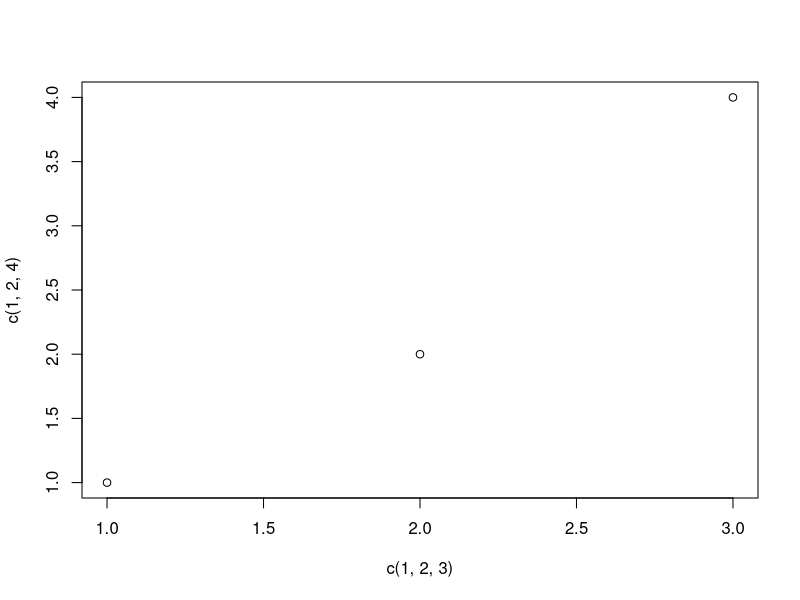
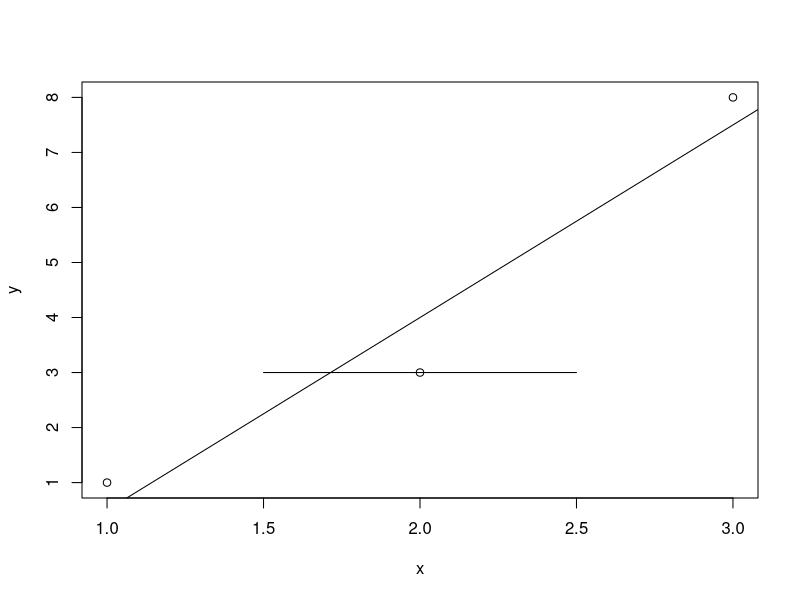
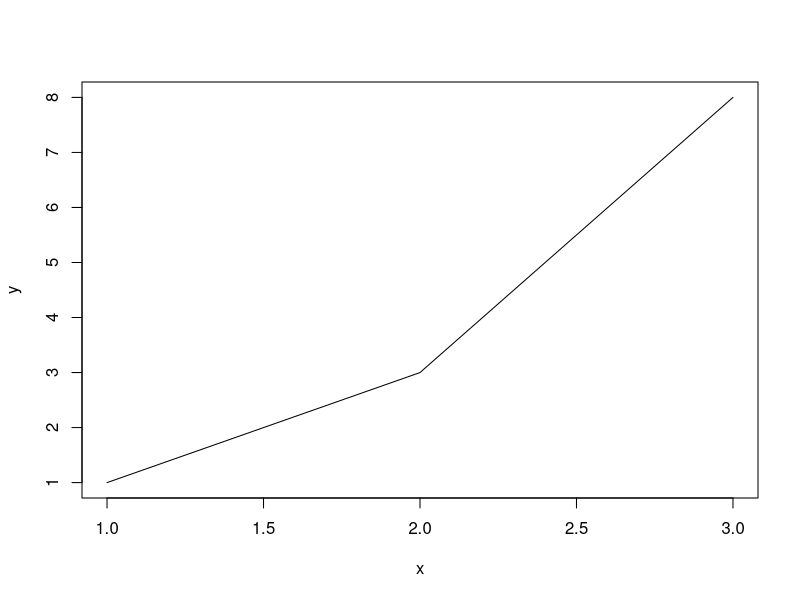
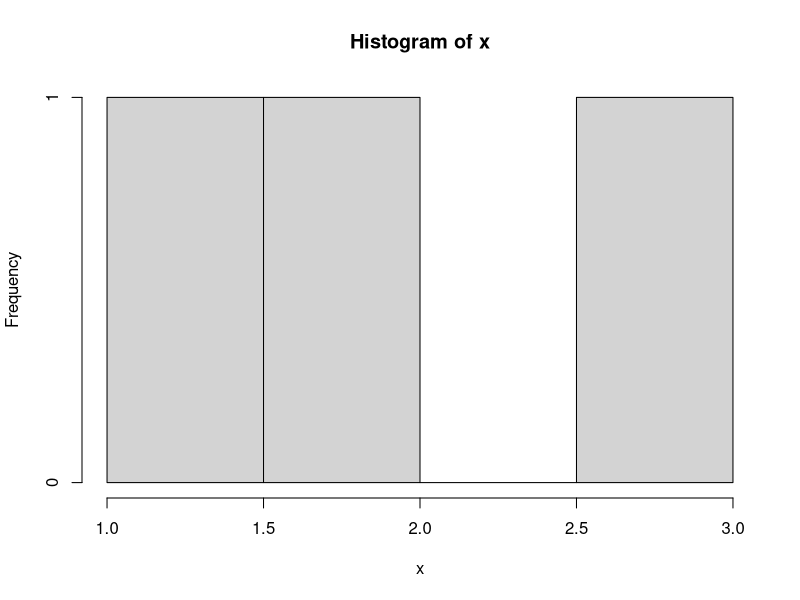
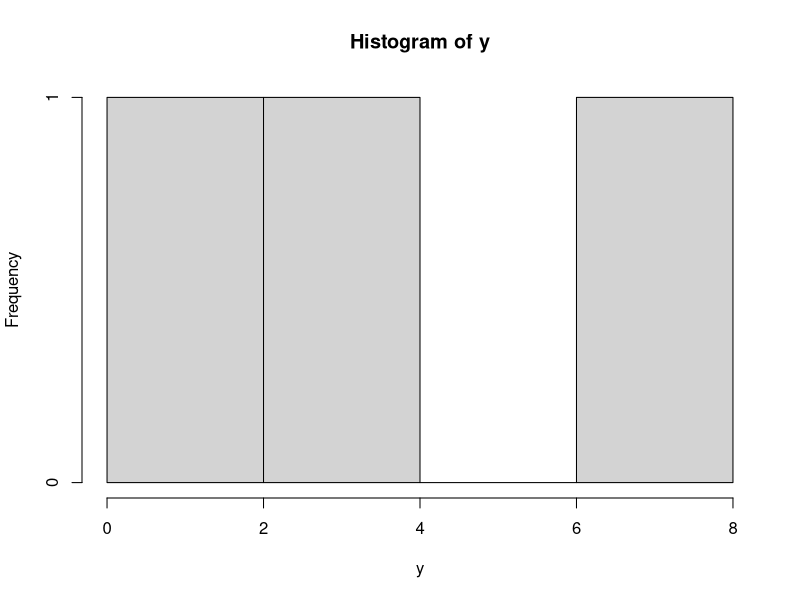
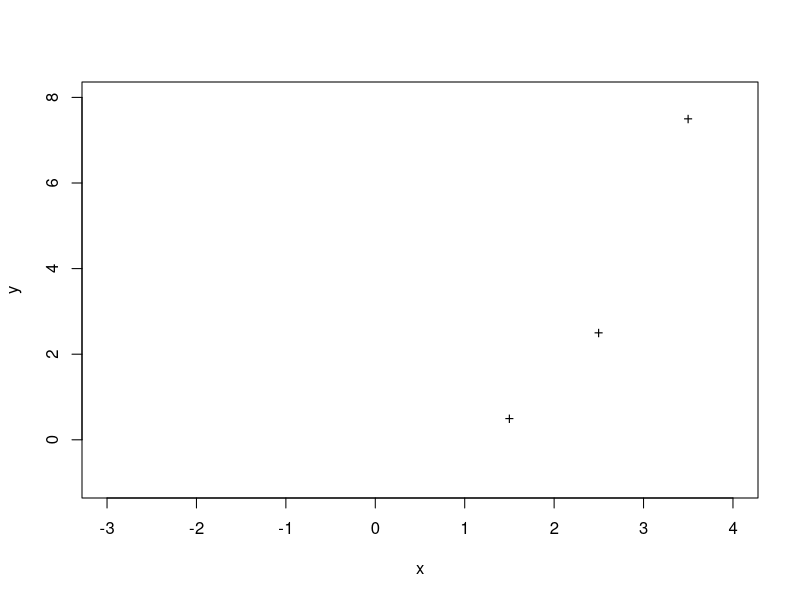
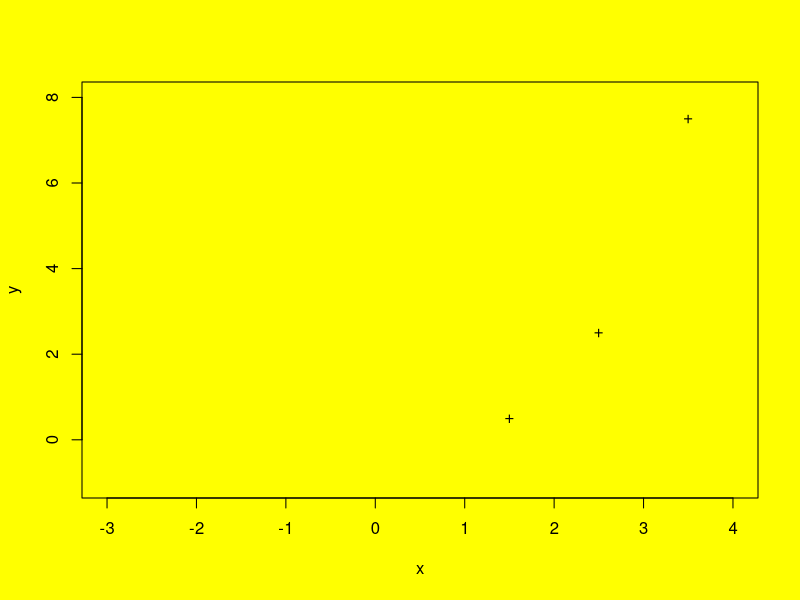
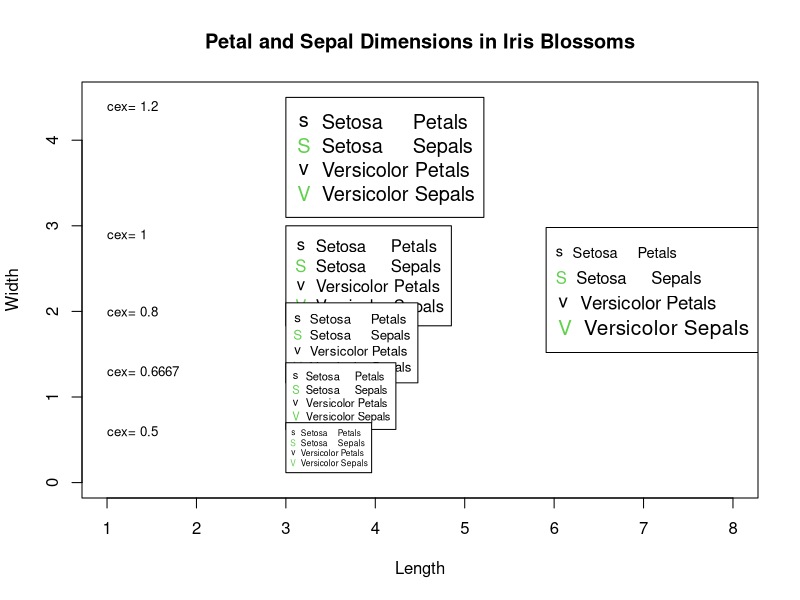

These charts were generated, in order, by the following R code: (Note: this script raises an error after producing the figures.)
#### GEOG 489: Programming for GIS
#### Chunyuan Diao, chunyuan@illinois.edu
#### Lecture 12: Parallel R 

# Some pre-class announcements:
# Assignment 3 is now online and is due at midnight next Tuesday, March 10.  DO NOT WAIT.


######## GRAPHICS, MATLOFF CHAPTER 12 ########

# One of the things that R is "famous" for is its 
# extremely rich set of graphing capabilities.  
# Unfortunately, this doesn't quite exist for GIS
# graphics yet.  However, we'll take a look at 
# some basic graphing capabilties here.

# First, a word of graphing in R.  There are basically
# two approaches to graphing.  The first is the default
# graphing functions that R comes with. The second is
# a package called "lattice".  We will focus on the former,
# but mention that lattice is a VERY widely used package,
# and allows for vastly exanded graphing capabilities over
# the default package.

### The workhorse of R Base Graphics: the plot() function
?plot
# Plot is a generic function, and is used by a large number
# of objects.  For instance, if we look at plotting two vectors:
plot(x=c(1,2,3),y=c(1,2,4))
# This creates a single point plot, where the pairs are 
# determined element-wise from the two vectors.
# One nice thing about plots is that you can build them
# up in stages.  We can make a blank plot first:
plot(x=c(1,3),y=c(1,8),type="n",xlab="x",ylab="y")
# type = "n" means "no plotting", so you don't see the two points
# (-3,-1) and (3,5) -- instead, these define the ranges of the 
# x and y axes.  xlab and ylab set the labels of the x and y
# axes.

### Adding lines: the abline() function
# To the empty graph, we can now add some points:
x <- c(1,2,3)
y <- c(1,3,8)
points(x,y,xlab="x",ylab="y")
# Notice this didn't overwrite your blank plot,
# it added to it.
# Now, we can add a line created using a linear regression:
lmout <- lm(y ~ x)
lmout
?abline 
abline(lmout)
# abline allows an object of class "lm" as an input.
# We can add a line manually by using the lines() funciton
# and setting the starting and stopping coordinates:
?lines
lines(x=c(1.5,2.5),y=c(3,3))
# We can also connect the dots by setting the type of a plot()
# to "l" for lines:
plot(x=x,y=y,type="l")
# Notice your other items went away.  Whenever you call plot(),
# your current plot is replaced by a new one.  If you want to 
# make multiple plots, you must make a new "window".  This differs
# by system and IDE, but in general:
# For Linux use x11()
# For Mac use quartz()
# For Windows use windows()
# So, if we want to see two histograms:
hist(x)
#quartz()
windows()
hist(y)

### Adding points: the points() function:
plot(x=c(-3,4),y=c(-1,8),type="n",xlab="x",ylab="y")
?points
points(x=c(1.5,2.5,3.5),y=c(0.5,2.5,7.5),pch="+")
# pch refers to the plotting character (symbol).
?par
# par() sets the behavior of all plots made after
# it is run, so to change the background of all new
# plots to be yellow, we can use:
oldpar <- par()
par(bg="yellow")
# par -> oldpar
plot(x=c(-3,4),y=c(-1,8),type="n",xlab="x",ylab="y")
points(x=c(1.5,2.5,3.5),y=c(0.5,2.5,7.5),pch="+")
# par() has a LOT of parameters you can tweak.

### Adding a legend: the legend() function
?legend
par(bg="white")
# We can add legends to our graphs in a lot of ways, 
# you can see some examples using:
example(legend)


### Adding text: the text() function
?text
# We can add text anywhere on the graph using text():
plot(x=c(-3,4),y=c(-1,8),type="n",xlab="x",ylab="y")
points(x=c(1.5,2.5,3.5),y=c(0.5,2.5,7.5),pch="+")
text(x=1.5,y=0.5,"point text") 
# Adds the text at the point 1.5,0.5 on the graph.
# Notice it centers the text over the point.  We might
# have to tweak the positions to look better, e.g.:
plot(x=c(-3,4),y=c(-1,8),type="n",xlab="x",ylab="y")
points(x=c(1.5,2.5,3.5),y=c(0.5,2.5,7.5),pch="+")
text(x=2,y=4,"point text") 

### Pinpointing locations: the locator() function
# Rather than trial and error, you can pinpoint a location
# using the locator() function and the mouse:
locator(1)
# Click on your graph someplace.
# The parameter is how many locations you want to choose,
# so if you want to choose 2 places:
locator(2)
# You could use the locator in the text function to manually
# place the text:
text_location <- locator(1)

text(locator(1),"locator text") 

### Customizing graphs
# R provides a wealth of customization options for graphing:
### Changing character sizes: the cex option
# Note: this is pronounced "kex", and stands for "character expand".
# If you want to bump up the font size, you can use:
text(locator(1),"larger",cex=1.5)
# The value is a multiplier of the base size, so this makes the
# characters 1.5 times their normal size.  Don't confuse this
# with more standad font sizes.

### Changing the range of axes: the xlim and ylim options
x <- c(1,2,3)
y <- c(1,3,8)
plot(x,y)
# Set xlim and ylim to a two-element vector where the first
# element is the minimum of the axis, and the second is the max:
plot(x,y,xlim=c(-10,10),ylim=c(-20,20),xlab="myx",ylab="myy")

### Adding a polygon: the polygon() function
# Don't get too excited yet, this isn't GIS!
f <- function(x) return(1-exp(-x))
?curve
# Curve will draw a function f over an interval
curve(expr=f,from=0,to=2) 
# We can add a polygon that estimates the area 
# under the curve for a small region:
polygon(x=c(1.2,1.4,1.4,1.2),y=c(0,0,f(1.3),f(1.3)),col="gray")
# col refers to the color to fill the polygon with.  We can 
# add other things like striping via the density argument:
curve(expr=f,from=0,to=2) 
polygon(x=c(1.2,1.4,1.4,1.2),y=c(0,0,f(1.3),f(1.3)),density=20)

### Smoothing points: the lowess() and loess() functions
cars # built in dataset of speed vs. distance
# For a data.frame that has two columns, you will plot
# by default the first = x and second = y columns:
plot(cars)
?lowess
lines(lowess(cars))
# This fits a smoothed line to the data.  
# There is another similar function "loess".  
?loess
lines(loess(cars))
# Before using these in practice, you should review how they work
# using the help, and understand the parameters.

### Graphing Explicit Functions
?curve
curve(expr=f,from=0,to=2,n=101) 
# Curve uses, by default, 101 equally spaced points for x.
# We can mod this by adjusting the n value:
curve(expr=f,from=0,to=2,n=3) # Only used 5 x values

### Saving graphs to files
# These graphs wouldn't be much good if we couldn't get
# them out of R into some other format.

# Each graphic window or file we want to "print" to
# is considered a graphics device.  We can see all the
# devices currently opened via:
?dev.list
dev.list() # The number refers to the ID of the graphics device.
# Let's open a pdf file to save a plot to:
pdf("d14_multiple.pdf")
dev.list()
# Usually new graphics devices are set to be the "current" device, 
# which we can test by:
?dev.cur
dev.cur() # the pdf device is the current device.
# We can set our in-IDE display window back to the best current by:
?dev.set
dev.set(2) # Set the current graphics device to be ID #2
# Now let's plot some stuff:
curve(expr=f,from=0,to=2) 
# Notice this went to the display device.  What if we want to
# copy this to the PDF file?
?dev.copy(device=2,which=4)
dev.copy(which=4) # Copies the current device contents to the ID
# given by which=.
# The PDF is an OPEN FILE that is being WRITTEN TO.  Like with all
# open files, we must close it before opening it in e.g. Acrobat:
dev.set(4) # Switch to the pdf device.
?dev.off
dev.off() # Turn it off (close it).
# You can now open d12.pdf which should be in your working directory:
getwd()

### Creating 3-d plots:
# Let's load up the more powerful graphics library "lattice":
install.packages("lattice")
library(lattice)
help(package="lattice")
a <- 1:10
b <- 1:15
# Create all possible combinations of a and b:
eg <- expand.grid(x=a,y=b)
# Add a new column that is a function of x and y:
eg$z <- eg$x^2 + eg$x + eg$y
?wireframe
wireframe(z ~ x+y,eg)
# wireframe() requires x and y to form a rectangular grid.
# We can put some colors on it:
wireframe(z ~ x+y,eg,shade=T)



######## PARALLEL R, MATLOFF CHAPTER 16 ########
# This is a huge topic, and we will talk about
# some aspects of it as it relates to GIS, but the basic
# concept of parallel programming is the following:
#
# Given some problem X that can be divided into 
# subproblems x1, x2, x3, each subproblem can
# be sent to a different "worker" processor (which may be
# located on a different physical computer).  Each
# processor then sends the results of its subproblem
# back to a central "master".  The master often then
# pieces the subproblems back together to return to the user.
#
# Parallel computing is not a cure-all, and not all problems
# will benefit from it.  We'll come back to this issue in a bit.
#
# There are a lot of packages to realize parallel computing
# within R, and current versions of R even come with some
# parallel computing packages built-in.  A full list can
# be found at:
# http://cran.r-project.org/web/views/HighPerformanceComputing.html

# install relevant packages:
install.packages("Biobase")
install.packages("boot")
install.packages("parallel")
install.packages("BiocManager")
#BiocManager::install(c("GenomicRanges", "Organism.dplyr"))


# # First, grab this function:
# source("http://bioconductor.org/biocLite.R")
# biocLite("Biobase")

# We are going to run a test using genetic data:
data(geneData, package = "Biobase")
# This data represents 500 genes (organized by rows)
# with expression data (numerical).  
# The goal is to calculate the correlation coefficient
# between all pairs of genes across all samples.  For example,
# to test gene 12 vs 13:
?cor
geneData[12,]
geneData[13,]
plot(geneData[12,],geneData[13,])
cor(geneData[12,],geneData[13,])
# The total number of paired correlations will be:
#	500 x 499 / 2 = 124,750 correlations
# We can determine all combination ids using:
?combn
# We are going to leave this as a list, for now...
pair <- combn(1:nrow(geneData),2,simplify=F)
length(pair)
head(pair,n=3)
tail(pair,n=3)

# Let's write a function to accept a pair and the database and returns
# the correlation:
geneCor <- function(pair,gene=geneData)
{
	cor(gene[pair[1],],gene[pair[2],])
}

# TEST THIS:
cor(geneData[12,],geneData[13,])
geneCor(pair=c(12,13),gene=geneData)

# We left our pairs as a list, so we can, of course, use lapply:
# Let's just test the first 3 pairs:
pair[1:3]
outcor <- lapply(pair[1:3],geneCor)
outcor

# Now let's do the whole calculation.  First, open your task manager
# by hitting control-alt-delete and choosing Start Task Manager.
# Click the "Performance".  Notice you have a few graphs next to 
# CPU Usage, which shows each processor you have on your machine.

# Type the following and watch the CPU Usage History graph:

system.time(outcor <- lapply(pair,geneCor))



# Let's make an even bigger dataset, making 26 x 4 = 104 columns.
fakeData <- cbind(geneData,geneData,geneData,geneData)
# Now lets make a more complex function that calculates the 
# 95% confidence intervals of the correlation coefficients
# through a process of bootstrapping:
library(boot)
geneCor2 <- function(x, gene = fakeData) 
{
	mydata <- cbind(gene[x[1], ], gene[x[2], ])
	mycor <- function(x, i) cor(x[i,1], x[i,2])
	boot.out <- boot(mydata, mycor, 1000)
	boot.ci(boot.out, type = "bca")$bca[4:5]
}

# Test how long 10 pairs would take:
genCor2_system_time <- system.time(outcor <- lapply(pair[1:10],geneCor2))
genCor2_system_time["elapsed"] # for 10 pairs.  So to figure out
# how long 124,750 pairs will take, let's multiply this by:
genCor2_system_time["elapsed"] *(124750/10)# seconds or
genCor2_system_time["elapsed"] *(124750/10/60/60) # hours
# to execute.  Ouch!  This is a good candidate for 
# parallel processing.

# Let's take a subsample of all the pairs for exploring this further:
pair2 <- sample(pair,300)

# Let's test a sequential version of this:
system.time(outcor <- lapply(pair2,geneCor2))

### parallel: built-in parallel computation package.
# Note: this largely replaces "snow" and "snowfall".

# parallel's basic concept is to launch "worker" instances of R
#	on other processors, and then send the subproblems to each
#	R instance.  This means that if you want to use 4 processors
#	("cores"), after you start a parallel cluster, you will have 5
# 	copies of R running: the master copy (the one you are typing
#	into) and 4 worker copies.  

# The "cluster" of processors can be either a single computer
#	with multiple cores (like the one you are working on),
#	or a network of computers linked by some clustering framework.

# The basic order of using 'parallel' is as follows:
#	  1) library("parallel")
#   2) make a parallel cluster using makeCluster(...)
#	  3) load packages that your function needs into the workers
#		  using clusterEvalQ(cl=...,library(...))
#	  4) load objects from the master environment into the worker
#		  environments using clusterExport(cl=...)
#	  5) Following basic lapply() semantics, use e.g. clusterApplyLB(cl=...)
#		  to apply your function to an input list, where each iteration of the
#		  "loop" will be sent to an available processor.  The output
#	  	is usually a list.
#	6) Shut down your cluster using stopCluster(...)

library("parallel")

# The way parallel works, is we first have to make an R cluster via: 
?makeCluster
# We are going to create a cluster with 4 cpus of type "PSOCK".
# Click the task manager "Processes", and scroll down to the "R"s:
myCluster <- makeCluster(spec=4,type="PSOCK")
# Notice you now have multiple instances of Rscript.exe running now.
myCluster
length(myCluster) # One entry per "worker".
myCluster[[1]]
# We can stop the cluster by:
?stopCluster
stopCluster(myCluster)

# The input can be a set of hostnames which, for a local computer,
# is often "localhost".  Start a new cluster:
myCluster <- makeCluster(spec=c("localhost","localhost","localhost"),
    type="PSOCK")
length(myCluster) # the spec only had three entries this time.
# We can send the same function to each node (worker) 
# in the cluster using 
?clusterCall
clusterCall(cl=myCluster,fun=date)
# These get returned as lists:
workerDates <- clusterCall(cl=myCluster,fun=date)
class(workerDates)
length(workerDates) # One per worker.

# You need to remember that each worker instance of R that is running
#  	is essentially "empty" -- it won't, be default, have access to
# 	the environment of the master.  Thus, we need to send some commands/data
# 	to them in anticipation of running the code.  

workerPackages <- clusterCall(cl=myCluster,fun=search)
workerPackages

# We are using a package called "boot" in our function, so we need
# to load up this package on every worker:
clusterEvalQ(cl=myCluster,library("boot"))

# We can confirm the boot package is now loaded:
clusterCall(cl=myCluster,fun=search)

# Next, we will export the dataset "fakeData" to each worker:
?clusterExport
clusterExport(cl=myCluster,"fakeData")
# Check the environment on each worker:
clusterEvalQ(cl=myCluster,ls())

# Note we could have sent the entire Global environment over to the workers.
clusterExport(cl=myCluster,ls())
clusterEvalQ(cl=myCluster,ls())

# Now comes the actual function call. 
?clusterApplyLB 
# This is VERY similar to an lapply statement, except we 
# 	identify the cluster to send the command to.
# Watch your Performance tab as 3 cores light up:
system.time(outcor2 <- clusterApplyLB(cl=myCluster,pair2,geneCor2))
# vs the non-clustered version:
system.time(outcor <- lapply(pair2,geneCor2))
# We got a big performance boost here!
# Don't forget to shut down your cluster:
stopCluster(myCluster)

# How about with 4 processors?
 myCluster <- makeCluster(spec=4,type="PSOCK")
 clusterEvalQ(cl=myCluster,library("boot"))
 clusterExport(cl=myCluster,"fakeData")
 system.time(outcor2 <- clusterApplyLB(cl=myCluster,pair2,geneCor2))
 stopCluster(myCluster)
 
 
 